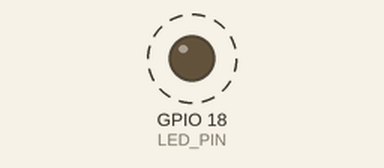
Recording of a sketch running on a simulated ESP32. Parts: output pins drawn as LEDs (lit = HIGH). Dashed ring = blinking.

Above: at 0.02 s.
Timing chart, 0 to 3.0 s (numbered marks = the images above):
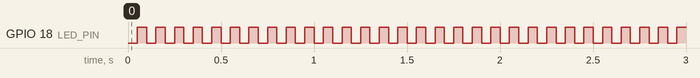

The sketch:

LED_Blink_Test.ino
```cpp
#define LED_PIN     18  //ESP32 pin GPIO18 connected to LED

int ledState = LOW;

void setup() {
  pinMode(LED_PIN, OUTPUT);
}

void loop() {
  digitalWrite(LED_PIN, ledState);
  ledState = !ledState;
  delay(50);
}
```

Measured:
- by itself, GPIO 18 (LED_PIN): alternates HIGH for 0.05 s and LOW for 0.05 s
